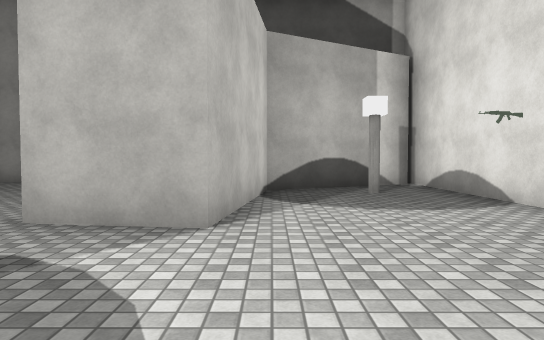
[1] (above)

16 first-person views from a walk through a scene from a Unity 3-D project. The camera is 1.3 m above the floor, tilts 2° down and sees 75° across. The floor is counted in squares, 2 m on a side. Each view is taken from the middle of a square. On the plan, view 1 faces up. The plan holds only what a view shows up to about 10 squares ahead; the rest is blank. The place goes on beyond the plan. The player is left out. Surface patterns are stand-ins for the level's own textures.

[2]
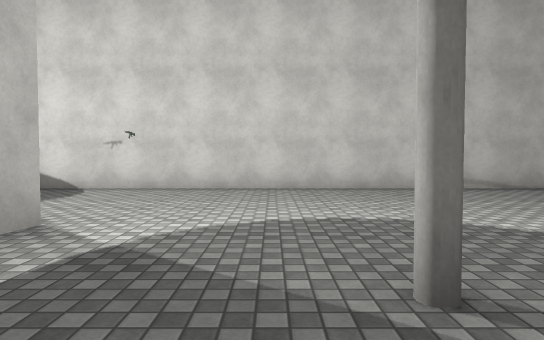

[3]
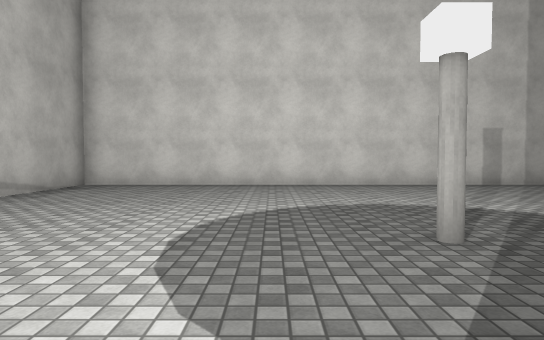

[4]
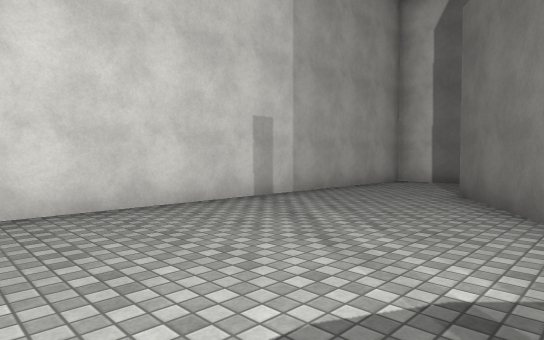

[5]
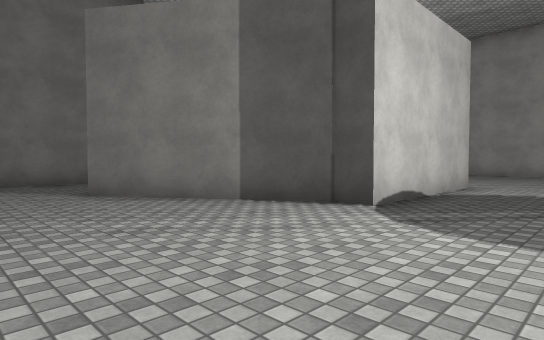

[6]
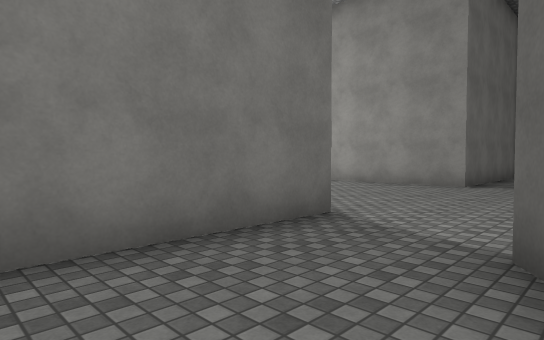

[7]
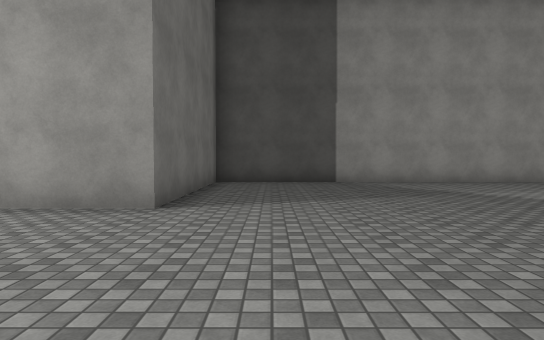

[8]
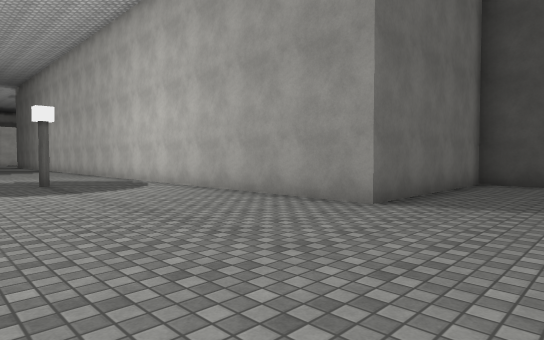

[9]
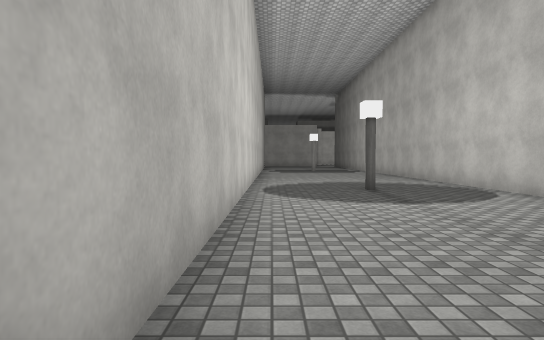

[10]
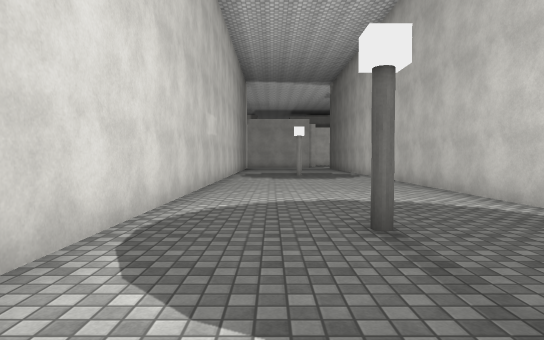

[11]
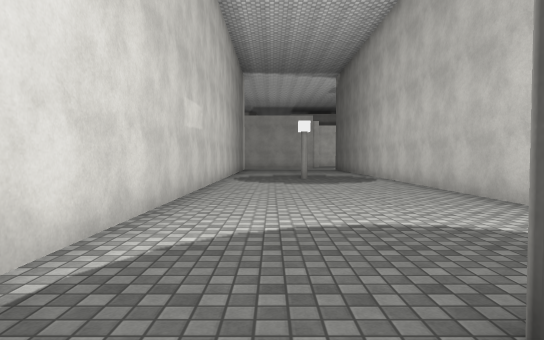

[12]
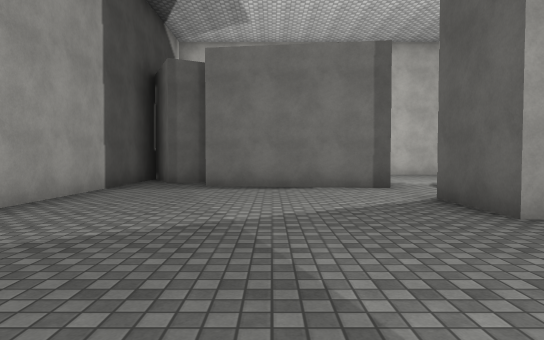

[13]
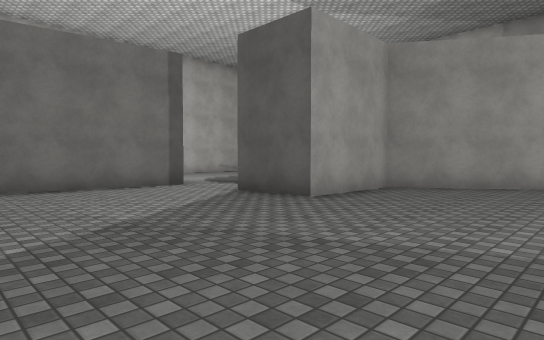

[14]
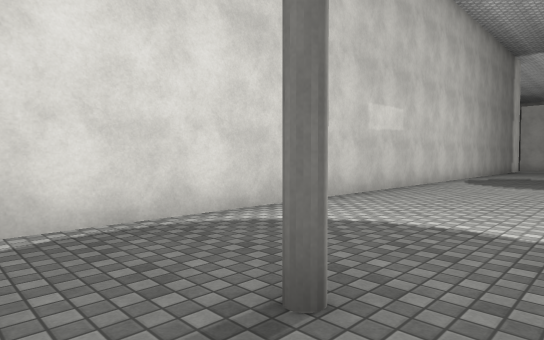

[15]
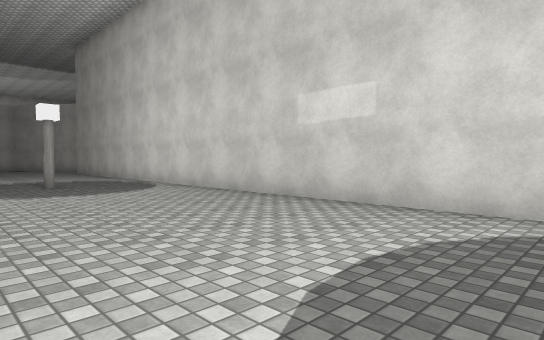

[16]
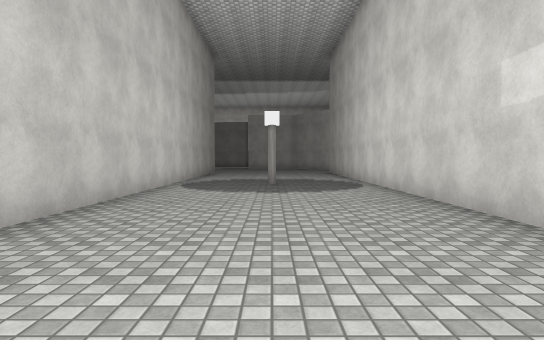

### Floor plan
Points are (right, up) in squares from view 1. A wall is a line through its corners. A room is listed if a view was taken in it or the views show most of it. See-through windows are left out.
Room 1 (views 1, 2, 3, 4, 5, 6)
walls: (-4.4, 3.4) (-4.4, -0.7) (-5, -0.7) (-8.4, -3); (-11.5, -2.5) (-11.5, -5.5) (3.5, -5.5) (3.5, 9.1); (3.4, 8.8) (-0.1, 7) (-0.6, 3.2) (-2.5, 3.5)
ways out: opening at (-10.5, -1.5) to room 2; opening at (-3.5, 4) to room 2
objects: other object (-2, 0); other object (2, 7)
Room 2 (views 7, 8, 9, 10, 11, 12, 13, 14, 15, 16)
walls: (-8.9, -1) (-6.3, 0.8) (-6.3, 3.4) (-4.4, 3.4); (-9.3, -1.7) (-9.6, -1.3); (-2.5, 3.5) (-1.9, 7.6); (-0.7, 7.7) (-1.1, 8.6) (0, 9.2); (0, 9.5) (-11.5, 9.5) (-11.5, 4.5) (-27.1, 4.5); (-27.5, -0.5) (-11.5, -0.5) (-11.5, -2.5)
ways out: opening at (-10.5, -1.5) to room 1; opening at (-3.5, 4) to room 1
objects: other object (-18, 2)

Where each view was taken, in squares from view 1:
view 1: 0 up, 0 right, facing up
view 2: 1 up, 4 left, facing right
view 3: 3 up, 1 left, facing down
view 4: 1 down, 2 left, facing down-left
view 5: 5 down, 2 left, facing up-left
view 6: 4 down, 9 left, facing up-left
view 7: 0 up, 10 left, facing up
view 8: 0 up, 9 left, facing up-left
view 9: 0 up, 11 left, facing left
view 10: 1 up, 15 left, facing left
view 11: 1 up, 17 left, facing left
view 12: 6 up, 10 left, facing right
view 13: 8 up, 10 left, facing down-right
view 14: 3 up, 17 left, facing down-left
view 15: 4 up, 27 left, facing down-right
view 16: 2 up, 27 left, facing right
